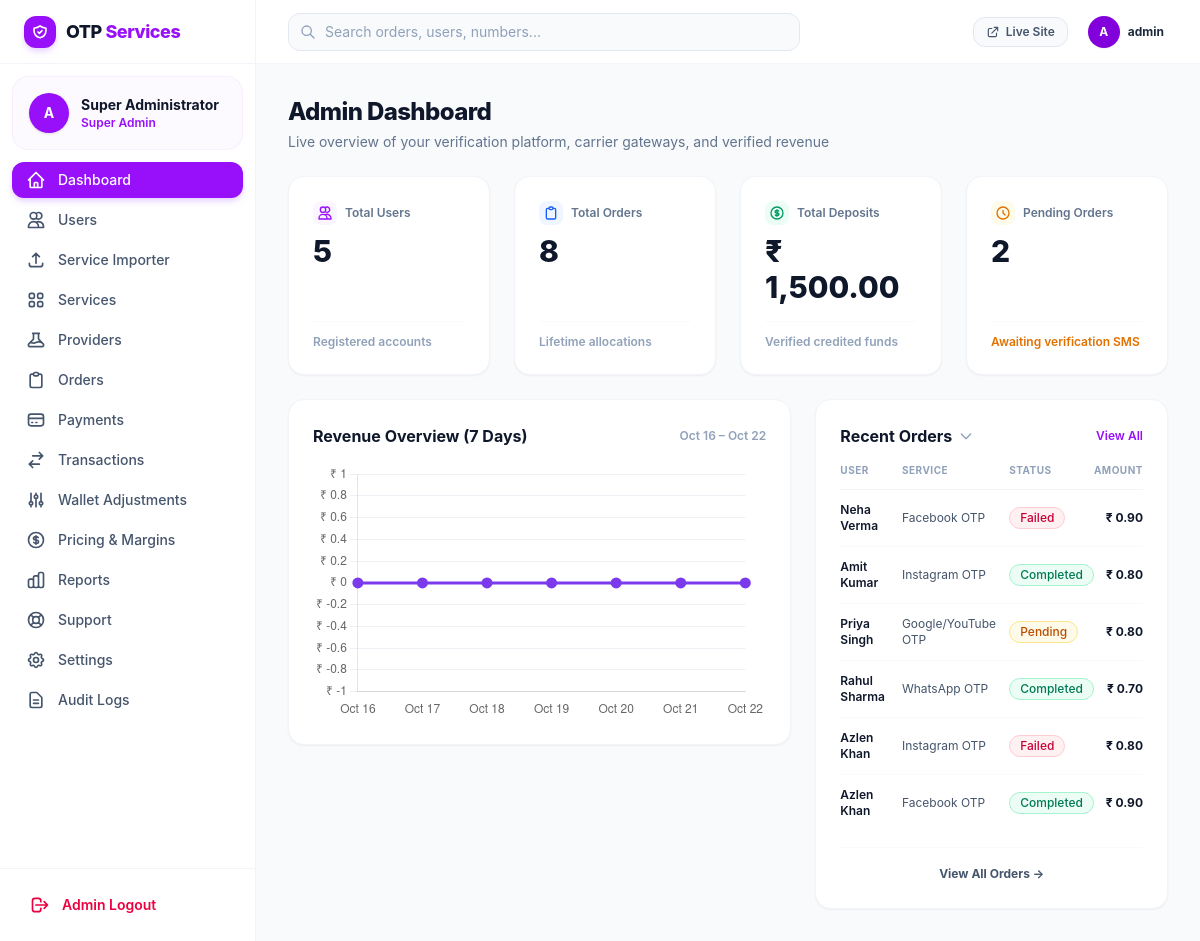
Page /admin/dashboard.php (signed in) on the committed database.
### tables this page shows
CREATE TABLE `orders` (
  `id` INT AUTO_INCREMENT PRIMARY KEY,
  `order_ref` VARCHAR(64) NOT NULL UNIQUE,
  `user_id` INT NOT NULL,
  `service_id` INT NOT NULL,
  `country_code` VARCHAR(10) NOT NULL,
  `phone_number` VARCHAR(50) NOT NULL,
  `provider_id` INT NOT NULL,
  `provider_order_id` VARCHAR(100) NULL,
  `cost` DECIMAL(10, 2) NOT NULL,
  `status` ENUM('pending', 'completed', 'cancelled', 'expired', 'failed') NOT NULL DEFAULT 'pending',
  `otp_code` VARCHAR(50) NULL,
  `full_sms` TEXT NULL,
  `expires_at` TIMESTAMP NOT NULL,
  `created_at` TIMESTAMP DEFAULT CURRENT_TIMESTAMP,
  `updated_at` TIMESTAMP DEFAULT CURRENT_TIMESTAMP ON UPDATE CURRENT_TIMESTAMP,
  FOREIGN KEY (`user_id`) REFERENCES `users` (`id`) ON DELETE CASCADE,
  FOREIGN KEY (`service_id`) REFERENCES `services` (`id`) ON DELETE CASCADE,
  FOREIGN KEY (`provider_id`) REFERENCES `providers` (`id`) ON DELETE CASCADE,
  INDEX `idx_orders_user` (`user_id`),
  INDEX `idx_orders_status` (`status`),
  INDEX `idx_orders_ref` (`order_ref`)
);

CREATE TABLE `users` (
  `id` INT AUTO_INCREMENT PRIMARY KEY,
  `name` VARCHAR(100) NOT NULL,
  `email` VARCHAR(191) NOT NULL UNIQUE,
  `username` VARCHAR(50) UNIQUE NULL,
  `password_hash` VARCHAR(255) NOT NULL,
  `status` ENUM('active', 'suspended', 'banned') DEFAULT 'active',
  `created_at` TIMESTAMP DEFAULT CURRENT_TIMESTAMP,
  `updated_at` TIMESTAMP DEFAULT CURRENT_TIMESTAMP ON UPDATE CURRENT_TIMESTAMP,
  INDEX `idx_users_email` (`email`),
  INDEX `idx_users_status` (`status`)
);

CREATE TABLE `services` (
  `id` INT AUTO_INCREMENT PRIMARY KEY,
  `name` VARCHAR(100) NOT NULL,
  `code` VARCHAR(50) NOT NULL,
  `category_id` INT NULL,
  `icon` VARCHAR(50) DEFAULT 'shield',
  `price` DECIMAL(10, 2) NOT NULL DEFAULT 1.00,
  `provider_cost` DECIMAL(10, 2) NOT NULL DEFAULT 0.50,
  `status` ENUM('active', 'inactive') NOT NULL DEFAULT 'active',
  `description` TEXT NULL,
  `stock_status` ENUM('available', 'low_stock', 'out_of_stock', 'unknown') DEFAULT 'available',
  `created_at` TIMESTAMP DEFAULT CURRENT_TIMESTAMP,
  FOREIGN KEY (`category_id`) REFERENCES `service_categories` (`id`) ON DELETE SET NULL,
  INDEX `idx_services_code` (`code`),
  INDEX `idx_services_status` (`status`)
);

### admin/dashboard.php (the view, shortened to what the rows shown need)
<?php
require_once __DIR__ . '/includes/auth.php';
$db = get_db();
$totalRevenue = (float)$db->query("SELECT COALESCE(SUM(amount), 0) FROM wallet_transactions WHERE type = 'deposit'")->fetchColumn();
$chartLabels = [];
$chartData = [];
for ($i = 6; $i >= 0; $i--) {
    $dateStr = date('Y-m-d', strtotime("-{$i} days"));
    $chartLabels[] = date('M j', strtotime($dateStr));
    $stmtDay = $db->prepare("
        SELECT COALESCE(SUM(amount), 0)
        FROM wallet_transactions
        WHERE type = 'deposit' AND DATE(created_at) = ?
    ");
    $stmtDay->execute([$dateStr]);
    $chartData[] = (float)$stmtDay->fetchColumn();
}
$stmt = $db->query("
    SELECT o.*, u.name as user_name, s.name as service_name, s.icon as service_icon
    FROM orders o
    JOIN users u ON u.id = o.user_id
    JOIN services s ON s.id = o.service_id
    ORDER BY o.id DESC
    LIMIT 6
");
$recentOrders = $stmt->fetchAll();
require_once __DIR__ . '/includes/header.php';
require_once __DIR__ . '/includes/sidebar.php';
?>
<div class="flex-1 flex flex-col min-w-0 overflow-hidden">
    <?php require_once __DIR__ . '/includes/navbar.php'; ?>
    <main class="flex-1 overflow-y-auto p-4 sm:p-8 bg-slate-50/60">
        <div class="max-w-7xl mx-auto space-y-6">
            <div class="space-y-1">
                <h1 class="text-2xl font-extrabold text-slate-900 tracking-tight">Admin Dashboard</h1>
            </div>
                            <?= format_currency($totalRevenue) ?>
            <div class="grid grid-cols-1 lg:grid-cols-12 gap-6 items-start">
                <div class="lg:col-span-7 bg-white rounded-2xl border border-slate-100 shadow-xs p-6 space-y-4">
                    <div class="flex items-center justify-between">
                        <h2 class="text-base font-bold text-slate-900">Revenue Overview (7 Days)</h2>
                        <span class="text-xs text-slate-400 font-semibold"><?= reset($chartLabels) ?> – <?= end($chartLabels) ?></span>
                    </div>
                </div>
                <div class="lg:col-span-5 bg-white rounded-2xl border border-slate-100 shadow-xs p-6 space-y-4">
                    <div class="flex items-center justify-between">
                        <h2 class="text-base font-bold text-slate-900 flex items-center gap-1.5">
                            Recent Orders
                            <svg class="w-4 h-4 text-slate-400" fill="none" viewBox="0 0 24 24" stroke="currentColor"><path stroke-linecap="round" stroke-linejoin="round" stroke-width="2" d="M19 9l-7 7-7-7"/></svg>
                        </h2>
                    </div>
                    <div class="overflow-x-auto">
                        <table class="w-full text-left text-xs text-slate-600">
                            <thead class="text-[10px] uppercase font-bold text-slate-400 tracking-wider border-b border-slate-100">
                                <tr>
                                    <th class="pb-3">User</th>
                                    <th class="pb-3">Service</th>
                                    <th class="pb-3">Status</th>
                                    <th class="pb-3 text-right">Amount</th>
                                </tr>
                            </thead>
                            <tbody class="divide-y divide-slate-50">
                                <?php if (empty($recentOrders)): ?>
                                    <tr>
                                        <td colspan="4" class="py-6 text-center text-slate-400">No orders placed yet</td>
                                    </tr>
                                <?php else: ?>
                                    <?php foreach ($recentOrders as $ro): ?>
                                        <tr class="hover:bg-slate-50/60 transition-colors">
                                            <td class="py-3 font-semibold text-slate-900"><?= e($ro['user_name']) ?></td>
                                            <td class="py-3 text-slate-600"><?= e($ro['service_name']) ?></td>
                                            <td class="py-3"><?= render_status_badge($ro['status']) ?></td>
                                            <td class="py-3 font-bold text-slate-900 text-right"><?= format_currency($ro['cost']) ?></td>
                                        </tr>
                                    <?php endforeach; ?>
                                <?php endif; ?>
                            </tbody>
                        </table>
                    </div>
                </div>
            </div>
        </div>
    </main>
</div>
<script>
document.addEventListener('DOMContentLoaded', () => {
    const ctx = document.getElementById('revenueChart').getContext('2d');
    const gradient = ctx.createLinearGradient(0, 0, 0, 240);
    gradient.addColorStop(0, 'rgba(124, 58, 237, 0.35)');
    gradient.addColorStop(1, 'rgba(124, 58, 237, 0.0)');
    new Chart(ctx, {
        type: 'line',
        data: {
            labels: <?= json_encode($chartLabels) ?>,
            datasets: [{
                label: 'Revenue (₹)',
                data: <?= json_encode($chartData) ?>,
                borderColor: '#7C3AED',
                backgroundColor: gradient,
                borderWidth: 3,
                fill: true,
                tension: 0.4,
                pointRadius: 4,
                pointBackgroundColor: '#7C3AED'
            }]
        },
        options: {
            responsive: true,
            maintainAspectRatio: false,
            plugins: {
                legend: { display: false }
            },
            scales: {
                x: {
                    grid: { display: false }
                },
                y: {
                    grid: { color: 'rgba(226, 232, 240, 0.6)' },
                    ticks: {
                        callback: val => '₹ ' + val
                    }
                }
            }
        }
    });
});
</script>
<?php require_once __DIR__ . '/includes/footer.php'; ?>

### admin/includes/sidebar.php (shortened to what the rows shown need)
<aside :class="sidebarOpen ? 'translate-x-0' : '-translate-x-full'" class="fixed inset-y-0 left-0 z-50 w-64 bg-white border-r border-slate-100 flex flex-col justify-between transition-transform duration-200 ease-in-out md:static md:translate-x-0 shrink-0">
    <div class="overflow-y-auto">
        <div class="p-4 mx-3 my-3 bg-purple-50/60 rounded-2xl flex items-center gap-3 border border-purple-100/60">
            <div class="overflow-hidden">
                <div class="text-sm font-bold text-slate-900 truncate"><?= e($currentAdmin['name']) ?></div>
                <div class="text-xs text-purple-600 font-semibold">Super Admin</div>
            </div>
        </div>
    </div>
</aside>

### admin/includes/navbar.php (shortened to what the rows shown need)
<header class="h-16 bg-white border-b border-slate-100 flex items-center justify-between px-4 sm:px-8 shrink-0">
    <div class="flex items-center gap-4">
        <div class="flex items-center gap-2 p-1">
            <div class="w-8 h-8 rounded-full bg-purple-700 text-white font-bold flex items-center justify-center text-xs shadow-xs">
                A
            </div>
            <span class="text-xs font-bold text-slate-800 hidden sm:inline"><?= e($currentAdmin['username']) ?></span>
        </div>
    </div>
</header>

### includes/functions.php (shortened to what the rows shown need)
<?php
require_once __DIR__ . '/../config/app.php';
function e(?string $string): string {
    return htmlspecialchars($string ?? '', ENT_QUOTES, 'UTF-8');
}
function render_status_badge(string $status): string {
    $status = strtolower($status);
    $colors = [
        'completed' => 'bg-emerald-50 text-emerald-700 border-emerald-200',
        'pending'   => 'bg-amber-50 text-amber-700 border-amber-200',
        'failed'    => 'bg-rose-50 text-rose-700 border-rose-200',
        'cancelled' => 'bg-slate-100 text-slate-700 border-slate-200',
        'expired'   => 'bg-gray-100 text-gray-600 border-gray-200',
        'active'    => 'bg-emerald-50 text-emerald-700 border-emerald-200',
        'inactive'  => 'bg-slate-100 text-slate-600 border-slate-200',
        'available' => 'bg-emerald-50 text-emerald-700 border-emerald-200',
        'out_of_stock' => 'bg-rose-50 text-rose-700 border-rose-200',
        'open'      => 'bg-indigo-50 text-indigo-700 border-indigo-200',
        'answered'  => 'bg-teal-50 text-teal-700 border-teal-200',
        'closed'    => 'bg-slate-100 text-slate-600 border-slate-200',
    ];
    $class = $colors[$status] ?? 'bg-slate-100 text-slate-700 border-slate-200';
    $label = ucfirst($status);
    return '<span class="inline-flex items-center px-2.5 py-0.5 rounded-full text-xs font-medium border ' . $class . '">' . e($label) . '</span>';
}

### rows in the picture
orders: user.name "Neha Verma", service.name "Facebook OTP", status "Failed", cost "₹ 0.90"
orders: user.name "Amit Kumar", service.name "Instagram OTP", status "Completed", cost "₹ 0.80"
orders: user.name "Priya Singh", service.name "Google/YouTube OTP", status "Pending", cost "₹ 0.80"
orders: user.name "Rahul Sharma", service.name "WhatsApp OTP", status "Completed", cost "₹ 0.70"
orders: user.name "Azlen Khan", service.name "Instagram OTP", status "Failed", cost "₹ 0.80"
orders: user.name "Azlen Khan", service.name "Facebook OTP", status "Completed", cost "₹ 0.90"

### other values in the picture
$currentAdmin['name'] "Super Administrator"
$currentAdmin['username'] "admin"
$totalUsers "5"
$totalOrders "8"
format_currency($totalRevenue) "₹ 1,500.00"
$pendingOrders "2"
reset($chartLabels) "Oct 16"
end($chartLabels) "Oct 22"
chart data {{ json_encode($chartData) }} [0,0,0,0,0,0,0]
